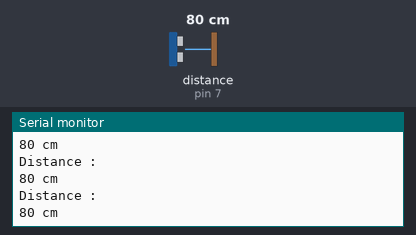
The sketch below on a simulated Arduino Uno, built with avr-gcc and run on an emulated ATmega328P. On the bench: the last lines printed to the serial monitor. The inputs (shaded band) are chosen by the test bench; at power-on: distance to the obstacle (sensor on pin 7) 80 cm.

Above: at 1.2 s.
1.3 s: distance to the obstacle (sensor on pin 7) set to 2 cm
At 1.72 s:
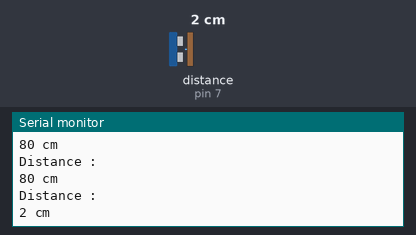
4.3 s: distance to the obstacle (sensor on pin 7) set to 4 cm
At 4.48 s:
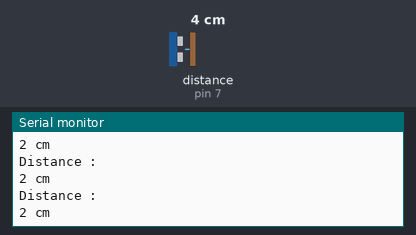
Timing chart, 0 to 7.3 s (numbered marks = the images above; inputs shaded):
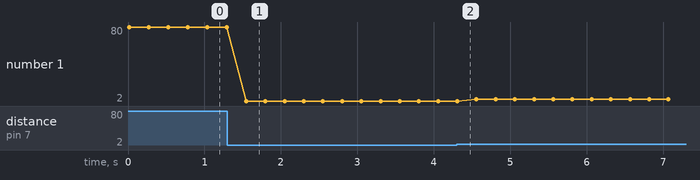

The sketch:

Telemetre_ultrason_GROVE.ino
```cpp
/*
    ** Mesure ultrason (1 à 500 cm) module Grove **
       PIN 7 Module shield GROVE
       Moniteur série -> Baud rate 9600.
       Utilisation bibliothèque seed_arduino_ultrasonicranger-master
*/


#include "Ultrasonic.h"

Ultrasonic ultrasonic(7);
void setup()
{
    Serial.begin(9600);
}
void loop()
{
    long RangeInInches;
    long RangeInCentimeters;

    Serial.println("Distance : ");
    RangeInCentimeters = ultrasonic.MeasureInCentimeters();
    Serial.print(RangeInCentimeters);
    Serial.println(" cm");
    delay(250);
}
```

Measured:
- after the input at 1.3 s, the serial monitor: prints a new line after 0.25 s (image 1)
- plotted number 1: 80 → 2 after the input at 1.3 s, 2 → 4 after the input at 4.3 s
